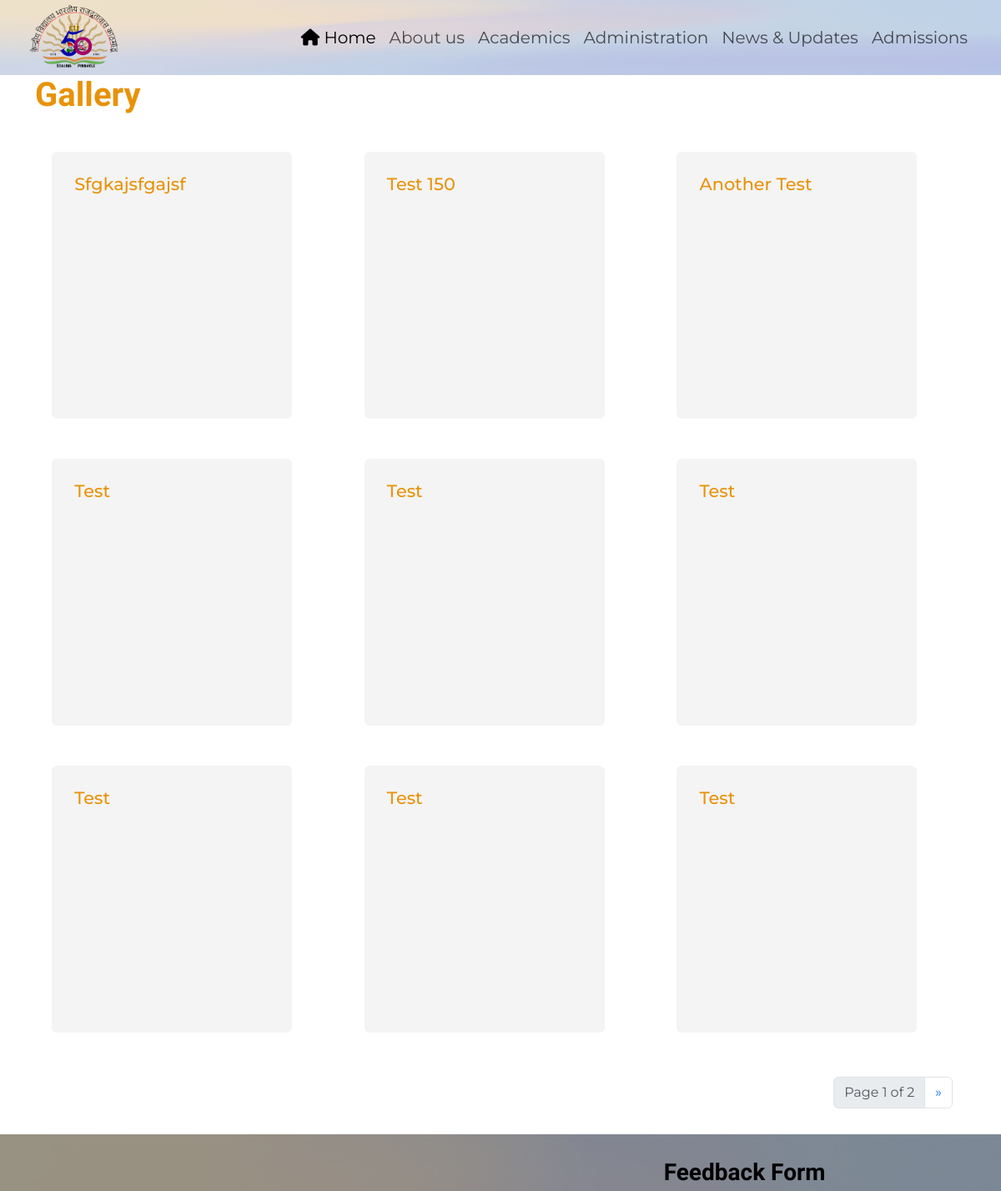
The app's page /Gallery (upper part), older data.
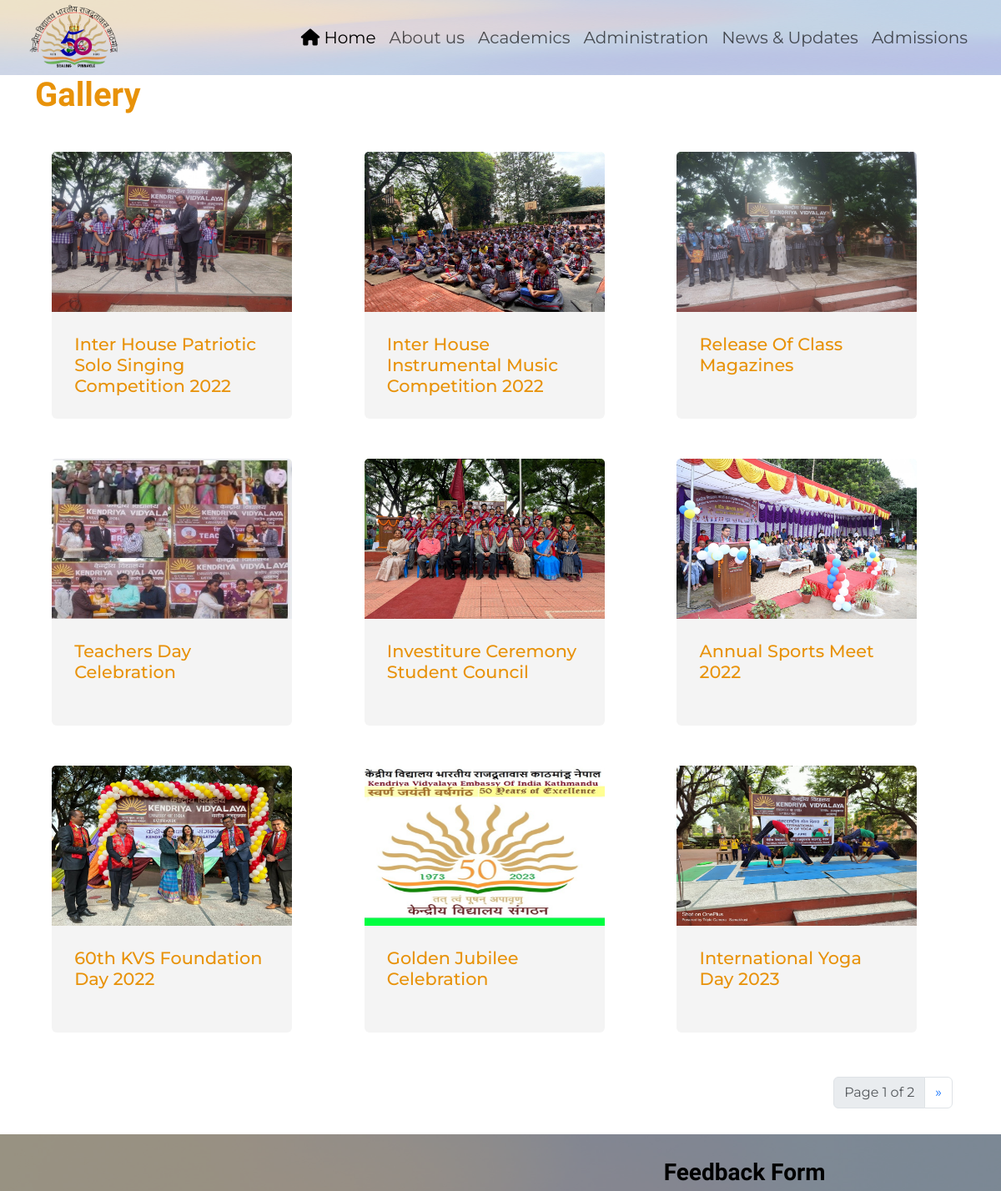
The same page, newer data.
### main_app/models.py (models this page shows, shortened)
class News_and_Events(models.Model):
    id=models.IntegerField(primary_key=True,auto_created=True,blank=False,null=False)
    title=models.TextField(blank=False, max_length=64)
    description=models.TextField(blank=False)
    class Meta:
        verbose_name = "Add Event Item"
        verbose_name_plural = "Add Event Item"

class Images(models.Model):
    event=models.ForeignKey(News_and_Events,on_delete=models.CASCADE,related_name='images',blank=True,null=True)
    image=models.ImageField(upload_to='website/images/' ,blank=False ,null=False)
    class Meta:
        verbose_name = "Add Image for event"
        verbose_name_plural = "Add Image for event"

### main_app/views.py (the view)
# urls.py: path("Gallery",views.gallery,name="gallery"),
def gallery(request):
    gallery = News_and_Events.objects.all()[::-1][:27]
    paginator=Paginator(gallery,9)
    page=request.GET.get("page")
    gallery=paginator.get_page(page)
    return render(request,"website/gallery.html",{
        'gallery':gallery})

### main_app/templates/website/gallery.html (shortened to what this page needs)
{% extends 'website/layout.html' %}
{% block body %}
<h1 class="fade-in">Gallery</h1>
    <div class="gallery row row-cols-1 row-cols-md-2 row-cols-lg-3 g-2 py-3">
        {% for gallery in gallery %}
            {% with image=gallery.images.all %}
            <div class="col">
                <div class="card" style="width: 18rem; height: 20rem;"  data-bs-toggle="modal" data-bs-target="#Modal_{{forloop.counter}}">
                    {% for image in image %}
                        {% if forloop.counter == 1 %}
                            <img src="{{image.image.url}}" class="card-img-top" alt="card title" style="height: 12rem;">
                        {% endif %}
                    {% endfor %}
                    <div class="card-body">
                        <h5 class="card-title">{{gallery.title}}</h5>
                    </div>
                </div>
            </div>
            {% endwith %}
        {% endfor %}
    </div>
    <nav aria-label="Page navigation" class="page-nav">
        <ul class="pagination">
            <li class="page-item disabled">
                <a class="page-link" href="#" aria-label="Previous">
                    <span aria-hidden="true">Page {{gallery.number}}  of {{gallery.paginator.num_pages}}</span>
                </a>
            </li>
            {% if gallery.has_next %}
                <li class="page-item">
                    <a class="page-link" href="?page={{gallery.next_page_number}}" aria-label="Previous">
                        <span aria-hidden="true">&raquo;</span>
                    </a>
                </li>
            {% endif %}
        </ul>
    </nav>
{% endblock %}

Row changes from the older to the newer data that the page shows:
removed News_and_Events: title "Sfgkajsfgajsf"
removed News_and_Events: title "Test 150"
removed News_and_Events: title "Another Test"
removed News_and_Events: title "Test"
removed News_and_Events: title "Test"
removed News_and_Events: title "Test"
removed News_and_Events: title "Test"
removed News_and_Events: title "Test"
removed News_and_Events: title "Test"
added News_and_Events: title "Inter House Patriotic Solo Singing Competition 2022"
added Images: image (picture), shown under News_and_Events "Inter House Patriotic Solo Singing Competition 2022"
added News_and_Events: title "Inter House Instrumental Music Competition 2022"
added Images: image (picture), shown under News_and_Events "Inter House Instrumental Music Competition 2022"
added News_and_Events: title "Release Of Class Magazines"
added Images: image (picture), shown under News_and_Events "Release Of Class Magazines"
added News_and_Events: title "Teachers Day Celebration"
added Images: image (picture), shown under News_and_Events "Teachers Day Celebration"
added News_and_Events: title "Investiture Ceremony Student Council"
added Images: image (picture), shown under News_and_Events "Investiture Ceremony Student Council"
added News_and_Events: title "Annual Sports Meet 2022"
added Images: image (picture), shown under News_and_Events "Annual Sports Meet 2022"
now on this page (row edited): News_and_Events: title "60th KVS Foundation Day 2022"
added Images: image (picture), shown under "60th KVS Foundation Day 2022"
now on this page (row edited): News_and_Events: title "Golden Jubilee Celebration"
added Images: image (picture), shown under "Golden Jubilee Celebration"
now on this page (row edited): News_and_Events: title "International Yoga Day 2023"
added Images: image (picture), shown under "International Yoga Day 2023"
